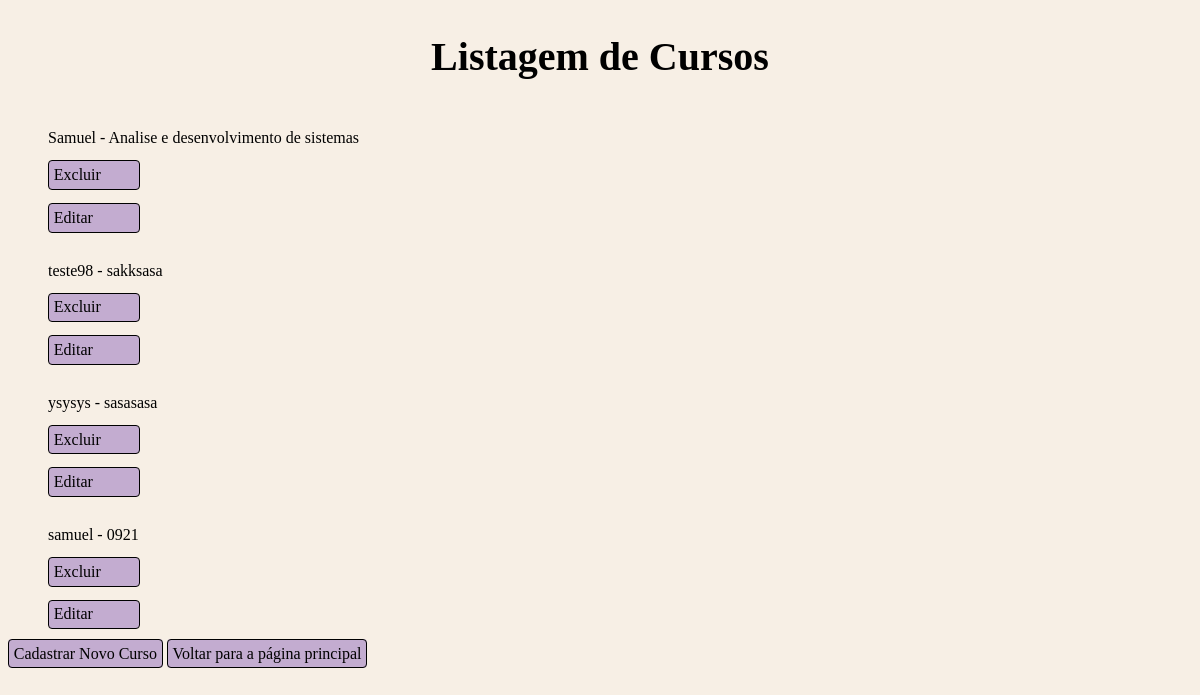
/cursos/listar/, run on an earlier commit of the app's database.
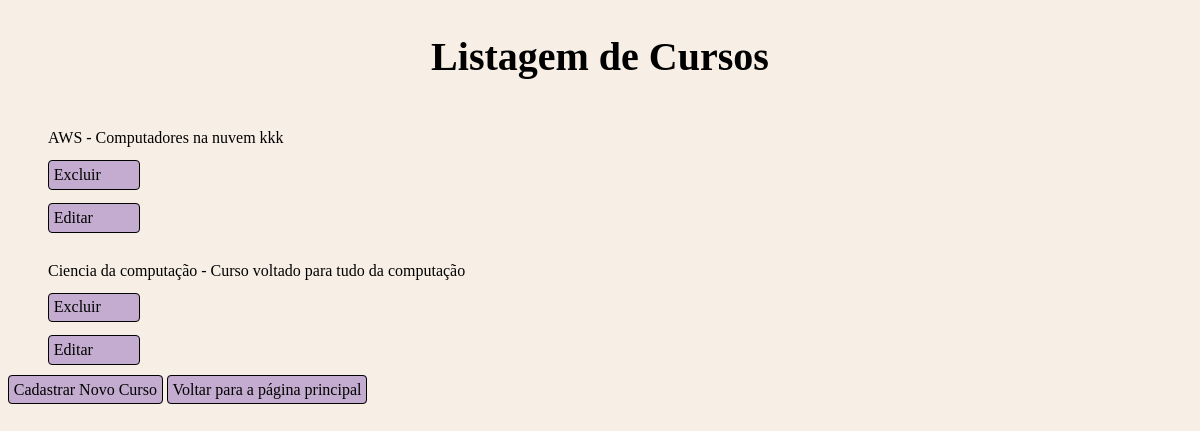
And on a later commit of the database.
### cadastro/models.py (models this page shows, shortened)
class Curso(models.Model) :
    nome = models.CharField(max_length=100)
    descricao = models.TextField()

### cadastro/views.py (the view)
# urls.py: path('cursos/listar/', listar_cursos, name = 'listar_cursos'),
def listar_cursos(request) :
    cursos = Curso.objects.all()
    return render(request, 'cadastro/listar_cursos.html', {'cursos': cursos})

### cadastro/templates/cadastro/listar_cursos.html (shortened to what this page needs)
{% load static %}
<!DOCTYPE html>
<html>
<head>
    <link rel="stylesheet" href="{% static 'css/listar_cursos.css' %}">
</head>
<body>
    <h2>Listagem de Cursos</h2>
    <ul>
        {% for curso in cursos %}
            <li>{{ curso.nome }} - {{ curso.descricao }}</li>
            <a class="botaoExcluir" href="{% url 'excluir_curso' curso.id %}">Excluir</a>
            <a class="botaoEditar" href="{% url 'editar_curso' curso.id %}">Editar</a>
        {% endfor %}
    </ul>
    <a href="{% url 'cadastrar_curso' %}">Cadastrar Novo Curso</a>
    <a href="{% url 'pagina_principal' %}">Voltar para a página principal</a>
</body>
</html>

### static/css/listar_cursos.css (style rules this page uses)
body { background-color: #F7EFE5; }
h2 { text-align: center; font-size: 40px; }
a { text-decoration: none; border: 1px solid black; border-radius: 4px; background-color: #C3ACD0; color: black; padding: 0.3em; }
ul { display: flex; flex-direction: column; gap: 13px; }
.botaoExcluir, .botaoEditar { width: 7%; }
ul li { list-style: none; margin-top: 1em; }

What changed in the data, as far as the page shows it:
removed Curso: nome "Samuel", descricao "Analise e desenvolvimento de sistemas"
removed Curso: nome "teste98", descricao "sakksasa"
removed Curso: nome "ysysys", descricao "sasasasa"
removed Curso: nome "samuel", descricao "0921"
added Curso: nome "AWS", descricao "Computadores na nuvem kkk"
added Curso: nome "Ciencia da computação", descricao "Curso voltado para tudo da computação"
